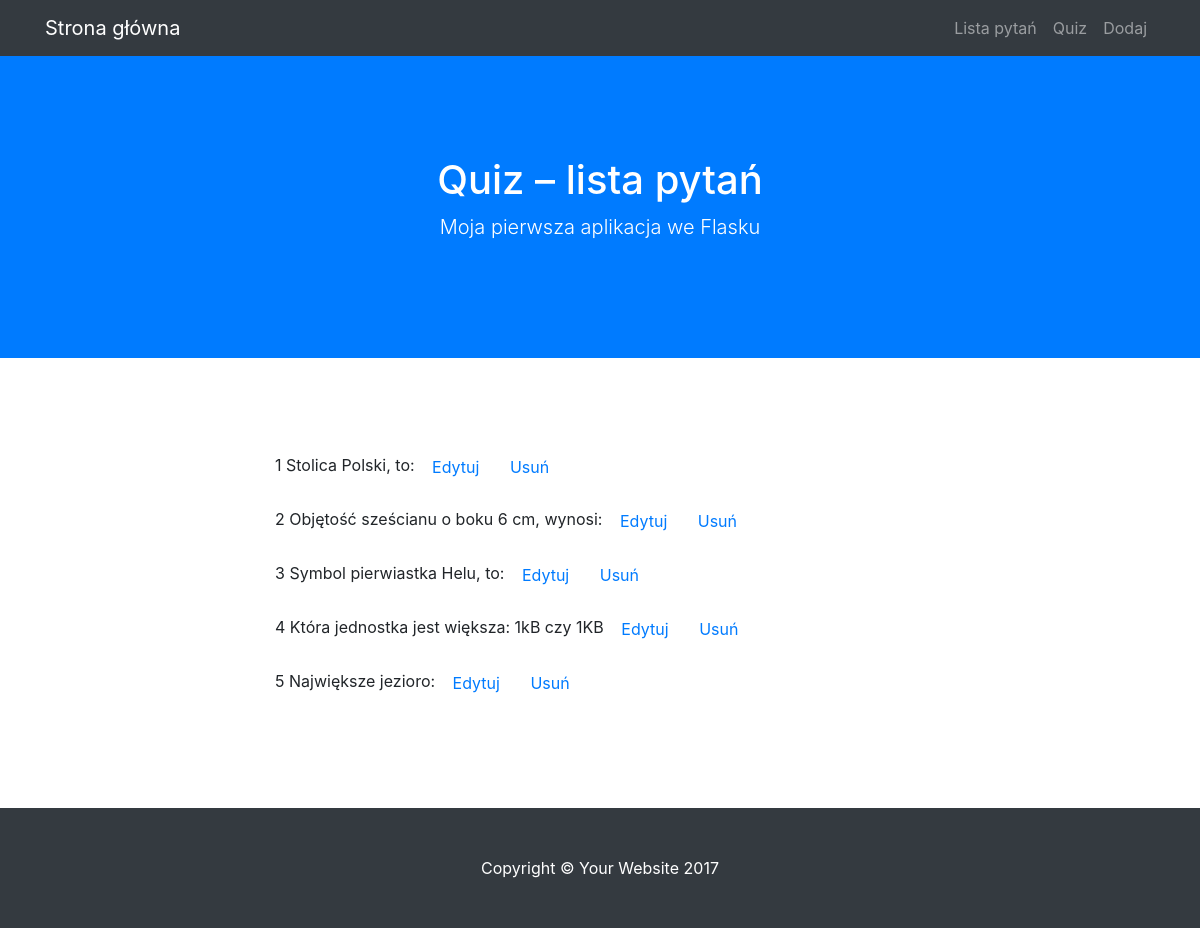
Screenshot of /lista with the database file from the repository.
### aplikacje/quiz/modele.py (models this page shows)
class BazaModel(Model):
    class Meta:
        database = baza

class Pytanie(BazaModel):
    pytanie = CharField(null=False)
    kategoria = ForeignKeyField(Kategoria, related_name='pytania')

### aplikacje/quiz/views.py (the view)
@app.route("/lista")
def lista():
    pytania = Pytanie.select()
    return render_template('lista.html', query = pytania)

### aplikacje/quiz/quiz.py (called while the page is built)
@app.before_request
def before_request():
    g.db = baza
    g.db.connect()

@app.after_request
def after_request(response):
    g.db.close()
    return response

### aplikacje/quiz/templates/lista.html (shortened to what this page needs)
{% extends "szablon.html" %}
{% block h1 %}Quiz – lista pytań{% endblock %}
{% block tresc %}
<ol>
    {% for p in query %}
    <p>
        {{ p.id }} {{ p.pytanie }}
        <a href="{{ url_for('edytuj', pid=p.id) }}" class="btn btn-Primary">Edytuj</a>
        <a href="{{ url_for('usun', pid=p.id) }}" class="btn btn-Primary">Usuń</a>
    </p>
    {% endfor %}
</ol>
{% endblock %}

### rows the page displays
Pytanie: id "1", pytanie "Stolica Polski, to:"
Pytanie: id "2", pytanie "Objętość sześcianu o boku 6 cm, wynosi:"
Pytanie: id "3", pytanie "Symbol pierwiastka Helu, to:"
Pytanie: id "4", pytanie "Która jednostka jest większa: 1kB czy 1KB"
Pytanie: id "5", pytanie "Największe jezioro:"
